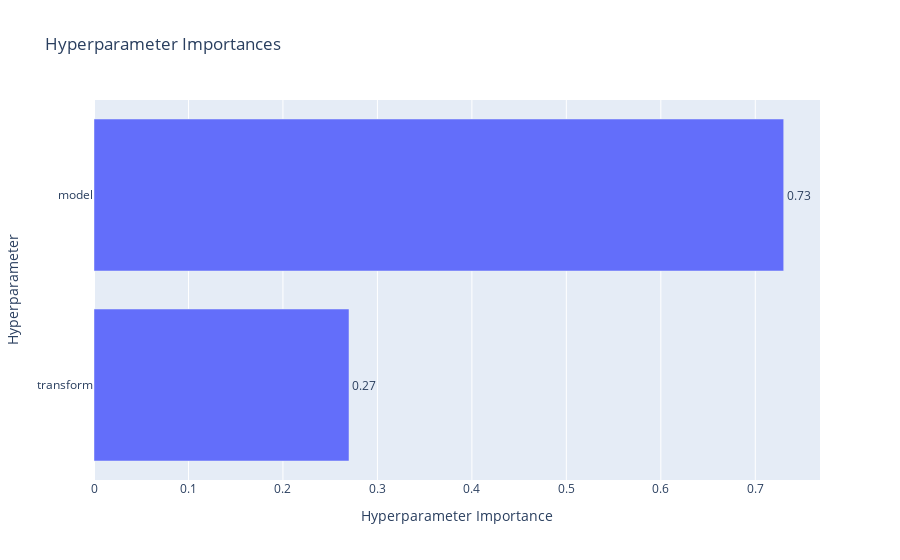

Notebook code for this chart:
### Code cell
plot_param_importances(study).show()

### Figure 1 — Plotly figure (JSON) as saved in the notebook; plotly's stock layout.template omitted (floating-point values rounded to 4 significant figures)
{"data": [{"cliponaxis": false, "hovertemplate": ["transform (CategoricalDistribution): 0.2699266938097118<extra></extra>", "model (CategoricalDistribution): 0.7300733061902882<extra></extra>"], "name": "Objective Value", "orientation": "h", "text": ["0.27", "0.73"], "textposition": "outside", "type": "bar", "x": [0.2699, 0.7301], "y": ["transform", "model"]}], "layout": {"title": {"text": "Hyperparameter Importances"}, "xaxis": {"title": {"text": "Hyperparameter Importance"}}, "yaxis": {"title": {"text": "Hyperparameter"}}}}
